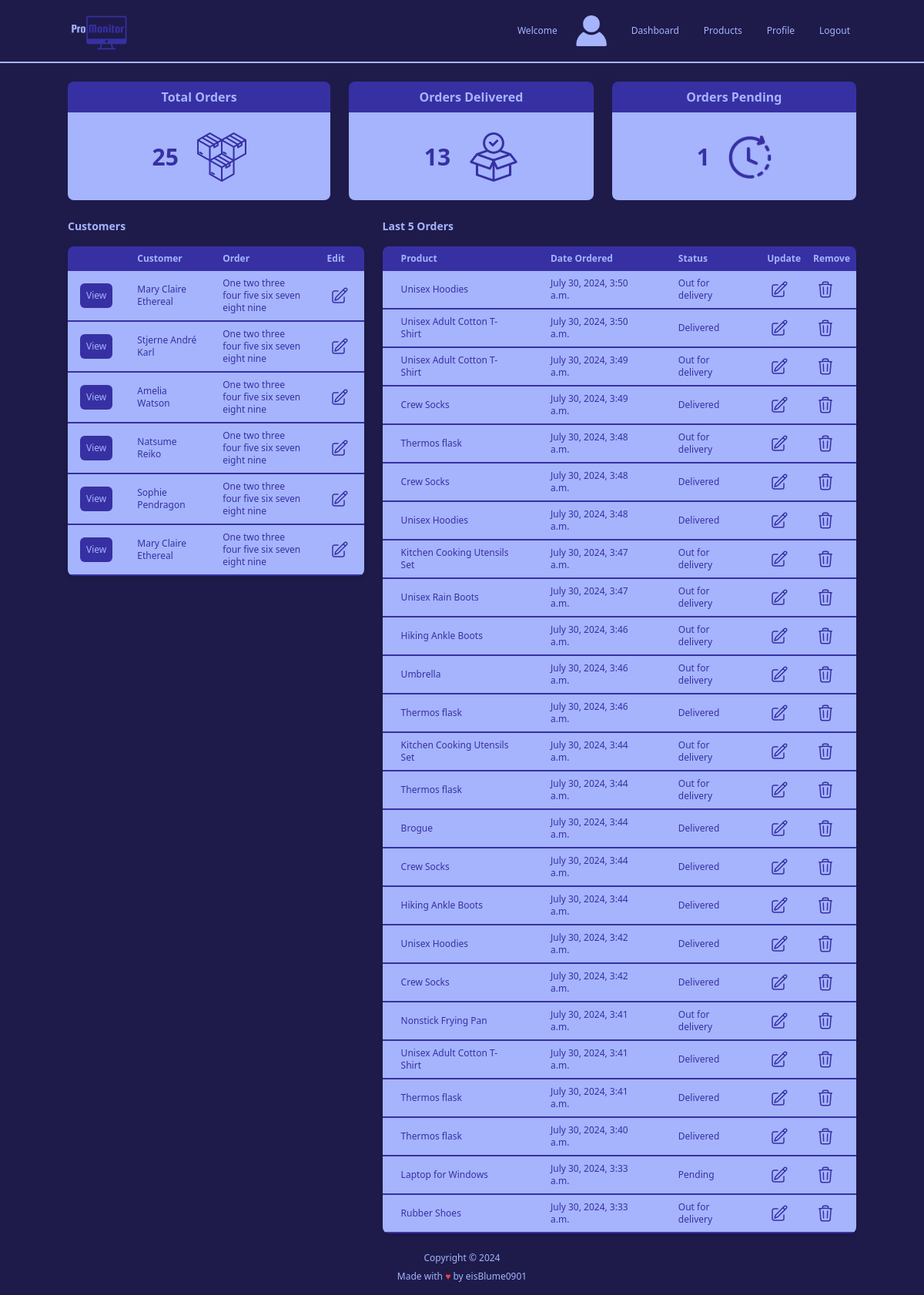
Page / (signed in) on the earlier database version.
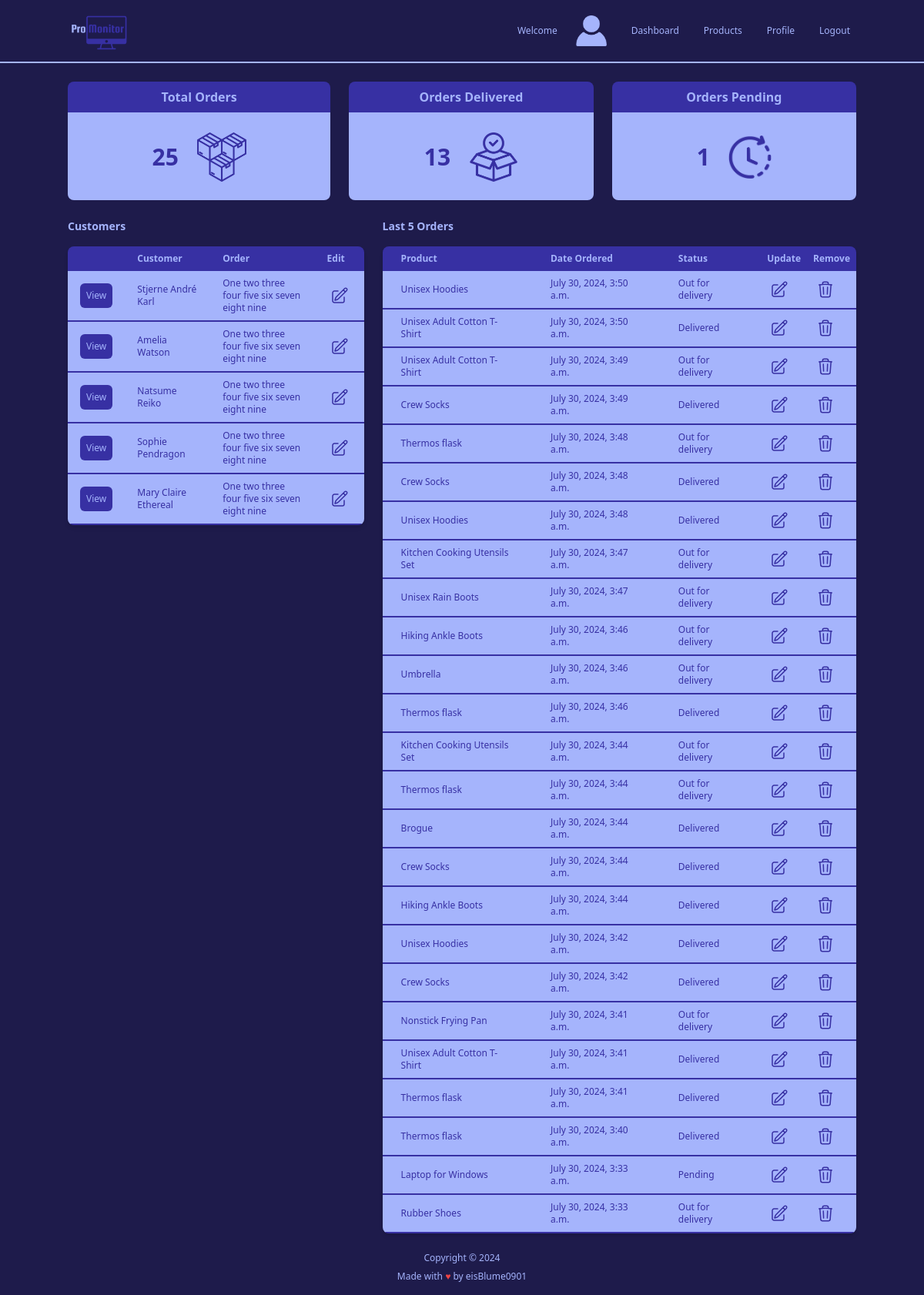
Same page on the later database version.
### accounts/models.py (models this page shows, shortened)
class Customer(models.Model):
    user = models.OneToOneField(User, null=True, on_delete=models.CASCADE) # CASCADE means that if the user is deleted, the customer will also be deleted
    name = models.CharField(max_length=200, null=True)
    phone = models.CharField(max_length=200, null=True)
    email = models.EmailField(max_length=200, null=True)
    date_created = models.DateTimeField(auto_now_add=True, null=True)
    avatar = models.ImageField(null=True, blank=True, default='images/default_user_image.png')

class Order(models.Model):
    STATUS = (
        ('Pending', 'Pending'),
        ('Out for delivery', 'Out for delivery'),
        ('Delivered', 'Delivered'),
    )
    customer = models.ForeignKey(Customer, null=True, on_delete=models.SET_NULL)
    product = models.ForeignKey(Product, null=True, on_delete=models.SET_NULL)
    date_created = models.DateTimeField(auto_now_add=True, null=True)
    status = models.CharField(max_length=200, null=True, choices=STATUS)

class Product(models.Model):
    CATEGORY = (
        ('Indoor', 'Indoor'),
        ('Outdoor', 'Outdoor'),
    )
    name = models.CharField(max_length=200, null=True)
    price = models.FloatField(null=True)
    category = models.CharField(max_length=200, null=True, choices=CATEGORY)
    description = models.TextField(null=True, blank=True)
    date_created = models.DateTimeField(auto_now_add=True, null=True)
    tags = models.ManyToManyField('Tag')
    def __str__(self) -> str:
        return self.name if self.name else "Unknown Product"

### accounts/views.py (the view)
# urls.py: path('', views.home, name="home"),
@permission_required(['accounts.view_order', 'accounts.view_customer'], login_url='login')
def home(request):
    allOrders = Order.objects.order_by('-date_created') # Order by date created in descending order
    allCustomers = Customer.objects.all()
    allPendingOrders = Order.objects.filter(status="Pending").count()
    allOutOfDeliveryOrders = Order.objects.filter(status="Out for delivery").count()
    allDeliveredOrders = Order.objects.filter(status="Delivered").count()
    allOrdersCount = Order.objects.count()
    context = {
        'orders': allOrders,
        'ordersCount': allOrdersCount,
        'customers': allCustomers,
        'pendingOrders': allPendingOrders,
        'outOfDeliveryOrders': allOutOfDeliveryOrders,
        'deliveredOrders': allDeliveredOrders,
    }
    return render(request, 'accounts/dashboard.html', context)

### templates/accounts/dashboard.html (shortened to what this page needs)
{% extends 'main.html' %}
{% block content %}
{% load static %}
{% include 'partials/_home_navbar.html' %}
{% include 'partials/_order_status.html' %}
<div class="flex flex-row mx-auto my-6 max-w-screen-lg justify-between gap-6">
    <div class="flex flex-col gap-4 lg:w-5/12">
        <div class="flex flex-row justify-between items-center">
            <div class="text-indigo-300 font-semibold text-sm text-center">Customers</div>
            </div>
        <div class="relative overflow-x-auto shadow-md rounded-lg">
            <table class="text-sm text-left text-indigo-300 table-fixed">
                <thead class="text-xs text-indigo-300 bg-indigo-800">
                    <tr>
                        <th class="px-4 py-2"></th>
                        <th class="px-4 py-2">Customer</th>
                        <th class="px-4 py-2">Order</th>
                        <th class="px-4 py-2">Edit</th>
                    </tr>
                </thead>
                <tbody class="text-xs text-indigo-800 font-medium whitespace-normal">
                    {% for customer in customers %}
                    <tr class="bg-indigo-300 border-b-2 border-indigo-800 hover:bg-indigo-200">
                        <td class="px-4 py-2">
                            <a href="{% url 'customer' customer.id %}">
                                <button class="p-2 bg-indigo-800 text-indigo-300 rounded-md hover:bg-indigo-300 hover:text-indigo-800">View</button>
                            </a>
                        </td>
                        <td class="px-4 py-2">{{ customer.name }}</td>
                        <td class="px-4 py-2">One two three four five six seven eight nine</td>
                        <td class="px-4 py-2 mx-auto">
                            <button class="p-1 hover:bg-indigo-800 hover:text-indigo-300 hover:rounded-md">
                            </button>
                        </td>
                    </tr>
                    {% endfor %}
                </tbody>
            </table>
        </div>
    </div>
    <div class="flex flex-col gap-4 lg:w-8/12">
        <div class="flex flex-row justify-between items-center">
            <div class="text-indigo-300 font-semibold text-sm text-center">Last 5 Orders</div>
        </div>
        <div class="relative overflow-x-auto shadow-md rounded-lg">
            <table class="text-sm text-left text-indigo-300 table-fixed">
                <thead class="text-xs text-indigo-300 bg-indigo-800">
                    <tr>
                        <th class="px-6 py-2">Product</th>
                        <th class="px-6 py-2">Date Ordered</th>
                        <th class="px-6 py-2">Status</th>
                        <th class="px-2 py-2">Update</th>
                        <th class="px-2 py-2">Remove</th>
                    </tr>
                </thead>
                <tbody class="text-xs text-indigo-800 font-medium whitespace-normal">
                    {% for order in orders %}
                    <tr class="bg-indigo-300 border-b-2 border-indigo-800 hover:bg-indigo-200">
                        <td class="px-6 py-2">{{ order.product }}</td>
                        <td class="px-6 py-2">{{ order.date_created }}</td>
                        <td class="px-6 py-2">{{ order.status }}</td>
                        <td class="px-2 py-2">
                            <button class="p-1 hover:bg-indigo-800 hover:text-indigo-300 hover:rounded-md">
                                <a href="{% url 'update_order' order.id %}">
                                </a>
                            </button>
                        </td>
                        <td class="px-2 py-2">
                            <button class="p-1 hover:bg-indigo-800 hover:text-indigo-300 hover:rounded-md">
                                <a href="{% url 'delete_order' order.id %}">
                                </a>
                            </button>
                        </td>
                    </tr>
                    {% endfor %}
                </tbody>
            </table>
        </div>
    </div>
</div>
{% endblock %}

Differences in the rows shown:
removed Customer: name "Mary Claire Ethereal"
